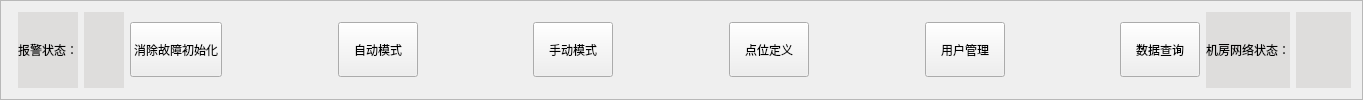
       <widget class="QFrame" name="frame">
        <property name="styleSheet">
         <string notr="true"/>
        </property>
        <property name="frameShape">
         <enum>QFrame::StyledPanel</enum>
        </property>
        <property name="frameShadow">
         <enum>QFrame::Raised</enum>
        </property>
        <layout class="QHBoxLayout" name="horizontalLayout_44">
         <item>
          <widget class="Line" name="line_2">
           <property name="orientation">
            <enum>Qt::Horizontal</enum>
           </property>
          </widget>
         </item>
         <item>
          <widget class="QLabel" name="label_37">
           <property name="styleSheet">
            <string notr="true">QLabel
{
	background-color: #DEDDDC;
}</string>
           </property>
           <property name="text">
            <string>报警状态：</string>
           </property>
          </widget>
         </item>
         <item>
          <widget class="QLabel" name="warningLabel">
           <property name="minimumSize">
            <size>
             <width>40</width>
             <height>20</height>
            </size>
           </property>
           <property name="styleSheet">
            <string notr="true">QLabel
{
	background-color: #DEDDDC;
}</string>
           </property>
           <property name="text">
            <string/>
           </property>
           <property name="pixmap">
            <pixmap resource="images.qrc">:/img/images/normalAlarm.png</pixmap>
           </property>
          </widget>
         </item>
         <item>
          <widget class="QPushButton" name="cancelWarningBtn">
           <property name="minimumSize">
            <size>
             <width>0</width>
             <height>55</height>
            </size>
           </property>
           <property name="styleSheet">
            <string notr="true"/>
           </property>
           <property name="text">
            <string>消除故障初始化</string>
           </property>
          </widget>
         </item>
         <item>
          <spacer name="horizontalSpacer_12">
           <property name="orientation">
            <enum>Qt::Horizontal</enum>
           </property>
           <property name="sizeHint" stdset="0">
            <size>
             <width>110</width>
             <height>20</height>
            </size>
           </property>
          </spacer>
         </item>
         <item>
          <widget class="QPushButton" name="autoModeBtn">
           <property name="minimumSize">
            <size>
             <width>0</width>
             <height>55</height>
            </size>
           </property>
           <property name="text">
            <string>自动模式</string>
           </property>
          </widget>
         </item>
         <item>
          <spacer name="horizontalSpacer_3">
           <property name="orientation">
            <enum>Qt::Horizontal</enum>
           </property>
           <property name="sizeHint" stdset="0">
            <size>
             <width>109</width>
             <height>20</height>
            </size>
           </property>
          </spacer>
         </item>
         <item>
          <widget class="QPushButton" name="manualModeBtn">
           <property name="minimumSize">
            <size>
             <width>0</width>
             <height>55</height>
            </size>
           </property>
           <property name="text">
            <string>手动模式</string>
           </property>
          </widget>
         </item>
         <item>
          <spacer name="horizontalSpacer_14">
           <property name="orientation">
            <enum>Qt::Horizontal</enum>
           </property>
           <property name="sizeHint" stdset="0">
            <size>
             <width>110</width>
             <height>20</height>
            </size>
           </property>
          </spacer>
         </item>
         <item>
          <widget class="QPushButton" name="pointDefinitionBtn">
           <property name="minimumSize">
            <size>
             <width>0</width>
             <height>55</height>
            </size>
           </property>
           <property name="text">
            <string>点位定义</string>
           </property>
          </widget>
         </item>
         <item>
          <spacer name="horizontalSpacer_4">
           <property name="orientation">
            <enum>Qt::Horizontal</enum>
           </property>
           <property name="sizeHint" stdset="0">
            <size>
             <width>110</width>
             <height>20</height>
            </size>
           </property>
          </spacer>
         </item>
         <item>
          <widget class="QPushButton" name="userMangerBtn">
           <property name="minimumSize">
            <size>
             <width>0</width>
             <height>55</height>
            </size>
           </property>
           <property name="text">
            <string>用户管理</string>
           </property>
          </widget>
         </item>
         <item>
          <spacer name="horizontalSpacer_5">
           <property name="orientation">
            <enum>Qt::Horizontal</enum>
           </property>
           <property name="sizeHint" stdset="0">
            <size>
             <width>109</width>
             <height>20</height>
            </size>
           </property>
          </spacer>
         </item>
         <item>
          <widget class="QPushButton" name="dataQUeryBtn">
           <property name="minimumSize">
            <size>
             <width>0</width>
             <height>55</height>
            </size>
           </property>
           <property name="text">
            <string>数据查询</string>
           </property>
          </widget>
         </item>
         <item>
          <layout class="QHBoxLayout" name="horizontalLayout">
           <item>
            <widget class="QLabel" name="label_39">
             <property name="styleSheet">
              <string notr="true">QLabel
{
	background-color: #DEDDDC;
}</string>
             </property>
             <property name="text">
              <string>机房网络状态：</string>
             </property>
            </widget>
           </item>
           <item>
            <widget class="QLabel" name="networkStatus">
             <property name="minimumSize">
              <size>
               <width>55</width>
               <height>55</height>
              </size>
             </property>
             <property name="styleSheet">
              <string notr="true">QLabel
{
	background-color: #DEDDDC;
}</string>
             </property>
             <property name="text">
              <string/>
             </property>
             <property name="pixmap">
              <pixmap resource="images.qrc">:/img/images/default.png</pixmap>
             </property>
            </widget>
           </item>
          </layout>
         </item>
        </layout>
       </widget>
